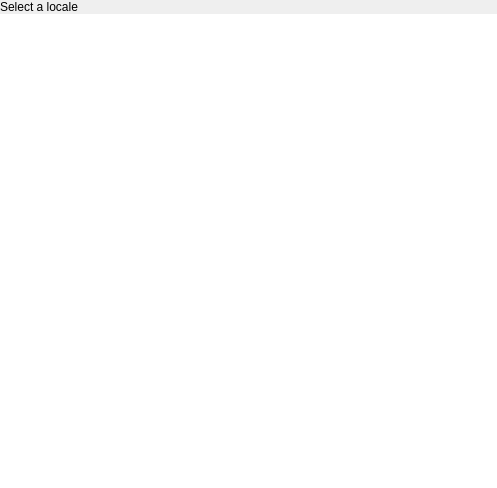
<?xml version="1.0" encoding="UTF-8"?>
<ui version="4.0">
 <class>LanguagePopover</class>
 <widget class="QWidget" name="LanguagePopover">
  <property name="geometry">
   <rect>
    <x>0</x>
    <y>0</y>
    <width>497</width>
    <height>488</height>
   </rect>
  </property>
  <property name="windowTitle">
   <string notr="true">Form</string>
  </property>
  <layout class="QVBoxLayout" name="verticalLayout">
   <property name="spacing">
    <number>0</number>
   </property>
   <property name="leftMargin">
    <number>0</number>
   </property>
   <property name="topMargin">
    <number>0</number>
   </property>
   <property name="rightMargin">
    <number>0</number>
   </property>
   <property name="bottomMargin">
    <number>0</number>
   </property>
   <item>
    <widget class="tStackedWidget" name="stackedWidget">
     <property name="currentIndex">
      <number>0</number>
     </property>
     <widget class="QWidget" name="languagePage">
      <layout class="QVBoxLayout" name="verticalLayout_2">
       <property name="spacing">
        <number>0</number>
       </property>
       <property name="leftMargin">
        <number>0</number>
       </property>
       <property name="topMargin">
        <number>0</number>
       </property>
       <property name="rightMargin">
        <number>0</number>
       </property>
       <property name="bottomMargin">
        <number>0</number>
       </property>
       <item>
        <widget class="tTitleLabel" name="titleLabel">
         <property name="text">
          <string>Select a locale</string>
         </property>
        </widget>
       </item>
       <item>
        <widget class="QListWidget" name="languageSelection">
         <property name="frameShape">
          <enum>QFrame::NoFrame</enum>
         </property>
        </widget>
       </item>
      </layout>
     </widget>
     <widget class="QWidget" name="localePage">
      <layout class="QVBoxLayout" name="verticalLayout_3">
       <property name="spacing">
        <number>0</number>
       </property>
       <property name="leftMargin">
        <number>0</number>
       </property>
       <property name="topMargin">
        <number>0</number>
       </property>
       <property name="rightMargin">
        <number>0</number>
       </property>
       <property name="bottomMargin">
        <number>0</number>
       </property>
       <item>
        <widget class="tTitleLabel" name="languageTitle">
         <property name="text">
          <string notr="true">Language Name</string>
         </property>
        </widget>
       </item>
       <item>
        <widget class="QListWidget" name="localeSelection">
         <property name="frameShape">
          <enum>QFrame::NoFrame</enum>
         </property>
        </widget>
       </item>
      </layout>
     </widget>
    </widget>
   </item>
  </layout>
 </widget>
 <customwidgets>
  <customwidget>
   <class>tTitleLabel</class>
   <extends>QLabel</extends>
   <header location="global">ttitlelabel.h</header>
   <slots>
    <signal>backButtonClicked()</signal>
   </slots>
  </customwidget>
  <customwidget>
   <class>tStackedWidget</class>
   <extends>QStackedWidget</extends>
   <header location="global">tstackedwidget.h</header>
   <container>1</container>
   <slots>
    <signal>switchingFrame(int)</signal>
   </slots>
  </customwidget>
 </customwidgets>
 <resources/>
 <connections/>
</ui>
